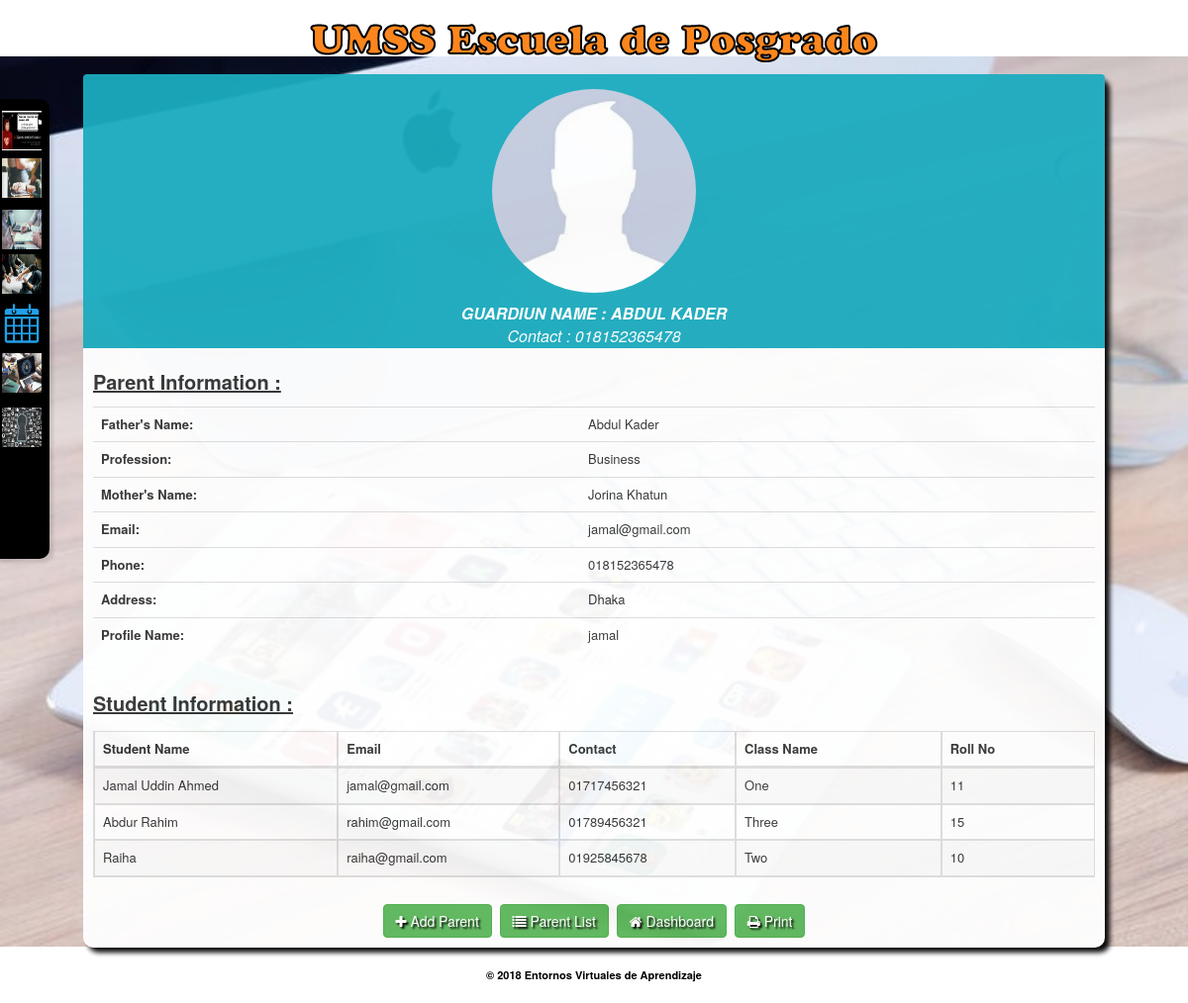
/parent/parent_details.php?id=4 (signed in), run on the app's committed database.
### tables this page shows
CREATE TABLE IF NOT EXISTS `tbl_add_parent` (
  `p_id` int(11) NOT NULL AUTO_INCREMENT,
  `p_guardian` varchar(200) NOT NULL,
  `p_father_name` varchar(200) NOT NULL,
  `p_father_profession` varchar(200) NOT NULL,
  `p_mother_name` varchar(200) NOT NULL,
  `p_mother_profession` varchar(200) NOT NULL,
  `p_email` varchar(200) NOT NULL,
  `p_contact` varchar(200) NOT NULL,
  `n_card` varchar(100) NOT NULL,
  `p_address` varchar(500) NOT NULL,
  `p_religion` varchar(200) NOT NULL,
  `p_image` varchar(200) NOT NULL,
  `p_profile_name` varchar(200) NOT NULL,
  `p_password` varchar(200) NOT NULL,
  `created_date` timestamp NOT NULL DEFAULT CURRENT_TIMESTAMP,
  PRIMARY KEY (`p_id`)
);

CREATE TABLE IF NOT EXISTS `tbl_add_student` (
  `s_id` int(11) NOT NULL AUTO_INCREMENT,
  `s_name` varchar(200) NOT NULL,
  `parent_id` int(11) NOT NULL,
  `s_email` varchar(200) NOT NULL,
  `s_contact` varchar(50) NOT NULL,
  `s_address` varchar(500) NOT NULL,
  `s_dob` varchar(100) NOT NULL,
  `s_class_id` int(11) NOT NULL,
  `s_roll_no` varchar(100) NOT NULL,
  `s_gender` varchar(200) NOT NULL,
  `s_religion` varchar(200) NOT NULL,
  `s_image` varchar(200) NOT NULL,
  `s_profile_name` varchar(200) NOT NULL,
  `s_password` varchar(200) NOT NULL,
  `created_date` timestamp NOT NULL DEFAULT CURRENT_TIMESTAMP,
  PRIMARY KEY (`s_id`)
);

CREATE TABLE IF NOT EXISTS `tbl_add_class` (
  `c_id` int(11) NOT NULL AUTO_INCREMENT,
  `c_name` varchar(200) NOT NULL,
  `c_numeric` int(11) NOT NULL,
  `c_teacher` varchar(200) NOT NULL,
  `c_note` varchar(500) NOT NULL,
  `created_date` timestamp NOT NULL DEFAULT CURRENT_TIMESTAMP,
  PRIMARY KEY (`c_id`)
);

### parent/parent_details.php (the view, shortened to what this page needs)
<?php include('../header.php');
?>
<link type="text/css" href="<?php echo WEB_URL; ?>css/bootstrap.css" rel="stylesheet" />
<div class="content">
  <div id="print_area">
    <div class="bio-graph-heading">
      <?php
$p_image = '';
$p_father_name = '';
$p_father_profession = '';
$p_mother_name = '';
$p_email = '';
$p_contact = '';
$p_address = '';
$p_profile_name = '';
$result = mysqli_query($link,"Select * from tbl_add_parent where p_id='".$_GET['id']."'");
if($row = mysqli_fetch_array($result)){
	$p_image = WEB_URL . 'img/no_image.jpg';
	$p_father_name = $row['p_father_name'];
	$p_father_profession = $row['p_father_profession'];
	$p_mother_name = $row['p_mother_name'];
	$p_email = $row['p_email'];
	$p_contact = $row['p_contact'];
	$p_address = $row['p_address'];
	$p_profile_name = $row['p_profile_name'];
}
?>
      <div align="center" style="width:100%;"><img class="img_ratio img-circle" src="<?php echo $p_image;  ?>"></div>
      <div class="details_top_text">Guardiun Name :&nbsp;<?php echo $p_father_name; ?></div>
      <p>Contact :&nbsp;<?php echo $p_contact; ?></p>
    </div>
    <div style="padding:10px;">
      <div style="font-size:13px;text-align:left;" class="row">
        <div class="col-md-12">
          <div class="top_text_title_style">Parent Information :</div>
          <table class="table">
            <tr>
              <td><strong>Father's Name:</strong></td>
              <td><?php echo $p_father_name; ?></td>
            </tr>
            <tr>
              <td><strong>Profession:</strong></td>
              <td><?php echo $p_father_profession; ?></td>
            </tr>
            <tr>
              <td><strong>Mother's Name:</strong></td>
              <td><?php echo $p_mother_name;?></td>
            </tr>
            <tr>
              <td><strong>Email:</strong></td>
              <td><?php echo $p_email;?></td>
            </tr>
            <tr>
              <td><strong>Phone:</strong></td>
              <td><?php echo $p_contact;?></td>
            </tr>
            <tr>
              <td><strong>Address:</strong></td>
              <td><?php echo $p_address;?></td>
            </tr>
            <tr>
              <td><strong>Profile Name:</strong></td>
              <td><?php echo $p_profile_name;?></td>
            </tr>
          </table>
        </div>
        <div class="col-md-12">
          <div>
            <table class="table common_sakotable_att table-bordered table-striped dt-responsive">
              <thead>
                <tr>
                  <th>Student Name</th>
                  <th>Email</th>
                  <th>Contact</th>
                  <th>Class Name</th>
                  <th>Roll No</th>
                </tr>
              </thead>
              <tbody>
              <h3 class="top_text_title_style">Student Information :</h3>
              <?php
			$resultx = mysqli_query($link,"Select *, c.c_name from tbl_add_student s inner join tbl_add_class c on s.s_class_id = c.c_id where s.parent_id='".$_GET['id']."'");
			while($rowx = mysqli_fetch_array($resultx)){ ?>
              <tr>
                <td><?php echo $rowx['s_name']; ?></td>
                <td><?php echo $rowx['s_email']; ?></td>
                <td><?php echo $rowx['s_contact']; ?></td>
                <td><?php echo $rowx['c_name']; ?></td>
                <td><?php echo $rowx['s_roll_no']; ?></td>
              </tr>
              <?php } ?>
              </tbody>
            </table>
          </div>
        </div>
      </div>
    </div>
  </div>
  <div style="padding:10px;" align="center"><a class="btn btn_add_new btn-success" href="<?php echo WEB_URL; ?>parent/addparent.php"><i class="fa fa-plus"></i>&nbsp;Add Parent</a>&nbsp;&nbsp;<a class="btn btn_add_new btn-success" href="<?php echo WEB_URL; ?>parent/parentlist.php"><i class="fa fa-list"></i>&nbsp;Parent List</a>&nbsp;&nbsp;<a class="btn btn_add_new btn-success" href="<?php echo WEB_URL; ?>dashboard.php"><i class="fa fa-home"></i>&nbsp;Dashboard</a>&nbsp;&nbsp;<a href="javascript:;" class="btn btn_add_new btn-success" onclick="printContent('print_area','Parent Information')"><i class="fa fa-print"></i>&nbsp;Print</a></div>
</div>
<?php include('../copyright.php');?>
<?php include('../footer.php');?>

### header.php (shortened to what this page needs)
<!DOCTYPE html>
<html>
<head>
<link type="text/css" href="<?php echo WEB_URL; ?>css/style.css" rel="stylesheet" />
<link rel="stylesheet" href="<?php echo WEB_URL; ?>js/jquery-ui.css">
<link href="<?php echo WEB_URL; ?>bootstrap/css/bootstrap.min.css" rel="stylesheet" type="text/css" />
<link href="<?php echo WEB_URL; ?>plugins/datepicker/datepicker3.css" rel="stylesheet" type="text/css" />
<link href="<?php echo WEB_URL; ?>dist/font-awesome/css/font-awesome.min.css" rel="stylesheet" type="text/css" />
<link href="<?php echo WEB_URL; ?>dist/ionicons/2.0.1/css/ionicons.min.css" rel="stylesheet" type="text/css" />
<link href="<?php echo WEB_URL; ?>plugins/datatable/css/dataTables.bootstrap.css" rel="stylesheet" type="text/css" />
<link href="<?php echo WEB_URL; ?>plugins/datatable/css/dataTables.responsive.css" rel="stylesheet" type="text/css" />
<link href="<?php echo WEB_URL; ?>plugins/datatable/css/dataTables.tableTools.min.css" rel="stylesheet" type="text/css" />
</head>
<body>
<div class="main">
<h1 align="center" class="school_top_text"><img src="<?php echo WEB_URL; ?>img/logo.png"></h1>

### copyright.php
<div class="copyright">&copy; 2018 Entornos Virtuales de Aprendizaje</div>

### footer.php (shortened to what this page needs)
</div>
<?php
if(isset($_SESSION['login_type']) && $_SESSION['login_type'] == 'admin'){
	include('left_panel.php');
}
?>
</body>
</html>

### left_panel.php
<div id="slidetab">
  <div style="position:relative;">
    <div class="zoom_img" style="position:absolute;top:0;left:0;"><a data-placement="right" data-toggle="tooltip" href="<?php echo WEB_URL; ?>dashboard.php" title="Menu"><img src="<?php echo WEB_URL; ?>img/dashboard.png" /></a></div>
    <div class="zoom_img" style="position:absolute;top:0;left:0;margin-top:48px;"><a data-placement="right" data-toggle="tooltip" inline href="<?php echo WEB_URL; ?>teacher/teacher_list.php" title="Profesor"><img src="<?php echo WEB_URL; ?>img/teacher.png" /></a></div>
    <div class="zoom_img" style="position:absolute;top:0;left:0;margin-top:100px;"><a data-placement="right" data-toggle="tooltip" href="<?php echo WEB_URL; ?>student/student_list.php" title="Estudiante"><img src="<?php echo WEB_URL; ?>img/student.png" /></a></div>
    <div class="zoom_img" style="position:absolute;top:0;left:0;margin-top:145px;"><a data-placement="right" data-toggle="tooltip" href="<?php echo WEB_URL; ?>examination/exm.php" title="Examen"><img src="<?php echo WEB_URL; ?>img/exm.png" /></a></div>
    <div class="zoom_img" style="position:absolute;top:0;left:0;margin-top:195px;"><a data-placement="right" data-toggle="tooltip" href="<?php echo WEB_URL; ?>routine/routinelist.php" title="Horario"><img src="<?php echo WEB_URL; ?>img/routine.png" /></a></div>
  <div class="zoom_img" style="position:absolute;top:0;left:0;margin-top:245px;"><a data-placement="right" data-toggle="tooltip" href="<?php echo WEB_URL; ?>mark/mark.php" title="Materias"><img src="<?php echo WEB_URL; ?>img/mark.png" /></a></div>
  <div class="zoom_img" style="position:absolute;top:0;left:0;margin-top:300px;"><a data-placement="right" data-toggle="tooltip" href="<?php echo WEB_URL; ?>logout.php" title="Salir"><img src="<?php echo WEB_URL; ?>img/logout.png" /></a></div>
  </div>
</div>

### css/style.css (style rules this page uses)
body { font-family: Verdana,Arial,Helvetica,sans-serif; font-size: 12px; }
.main { background:url('../img/bg.jpg'); width: 100%; height: 100%; left: 0px; top: 0px; position: fixed; background-size: 100%; background-repeat: no-repeat; background-position: center center; background-attachment: fixed; overflow:auto; }
.content { width:86%; height:auto; margin:0 auto; background:#fff; opacity: 0.95; box-shadow:5px 5px 5px #000; border-radius:10px; min-height:517px; position:relative; }
a { outline:none !important; }
.copyright { text-align:center; color:navy; margin-top:20px; margin-bottom:20px; color:black; font-size:11px; font-weight:bold; }
h1 { width:100%; font-size:30px; }
#slidetab { width:60px; height:465px; position:fixed; left:-10px; top:100px; display:block; background:#000; border-radius:10px; box-shadow: 4px 4px 3px 0 rgba(1, 1, 1, 0.1); z-index:99999; }
.zoom_img img { margin:12px; height:40px; width:40px; -moz-transition:-moz-transform 0.5s ease-in; -webkit-transition:-webkit-transform 0.5s ease-in; -o-transition:-o-transform 0.5s ease-in; }
.bio-graph-heading { padding:0 !important; padding-top:15px !important;; }
.img_ratio { width:20%; }
.details_top_text { font-size:16px;text-transform:uppercase;margin-top:10px;font-weight:bold; }
.top_text_title_style { font-weight:bold;text-decoration:underline;font-size:20px; margin-bottom:10px; }

### data on the page
tbl_add_parent: p_father_name "ABDUL KADER", p_contact "018152365478", p_father_name "Abdul Kader", p_father_profession "Business", p_mother_name "Jorina Khatun", p_email "jamal@gmail.com", p_address "Dhaka", p_profile_name "jamal"
tbl_add_student: s_name "Jamal Uddin Ahmed", s_email "jamal@gmail.com", s_contact "01717456321", tbl_add_class.c_name "One", s_roll_no "11"
tbl_add_student: s_name "Abdur Rahim", s_email "rahim@gmail.com", s_contact "01789456321", tbl_add_class.c_name "Three", s_roll_no "15"
tbl_add_student: s_name "Raiha", s_email "raiha@gmail.com", s_contact "01925845678", tbl_add_class.c_name "Two", s_roll_no "10"
